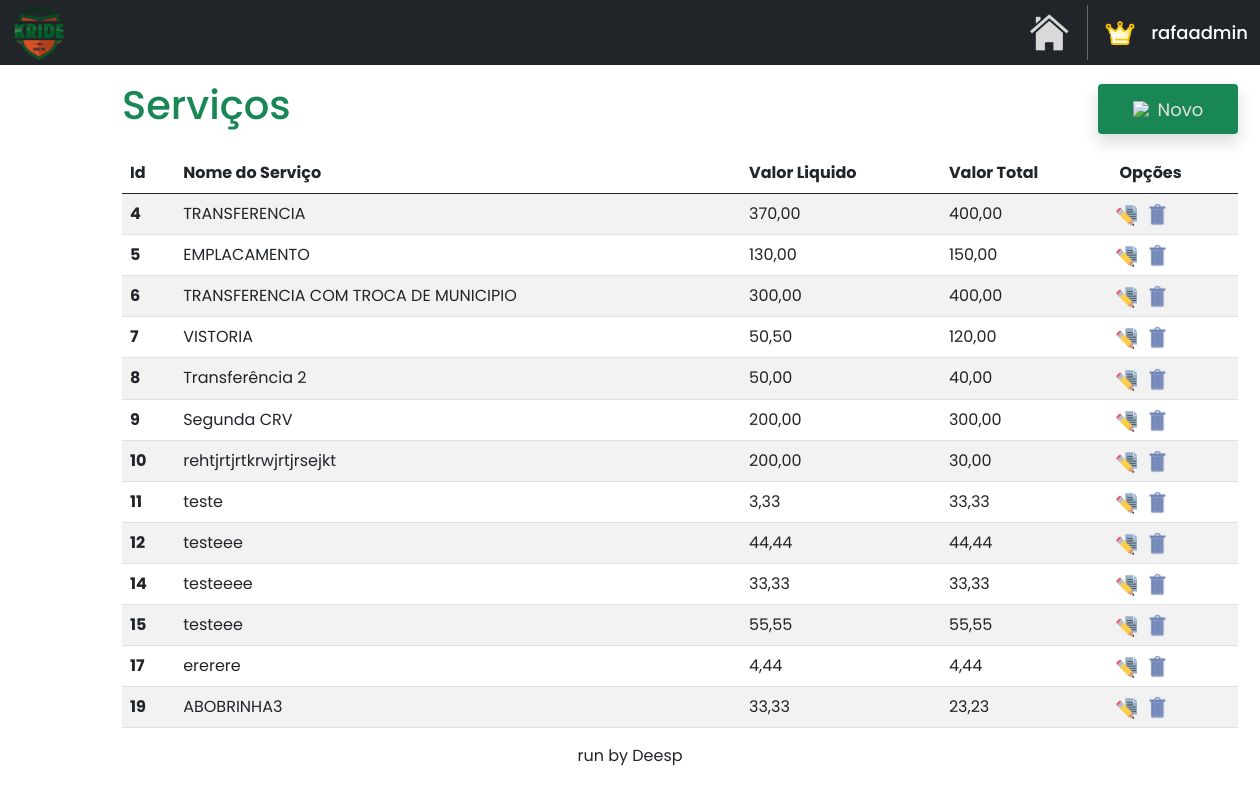
Before: /home/servicos (signed in) with the older database file.
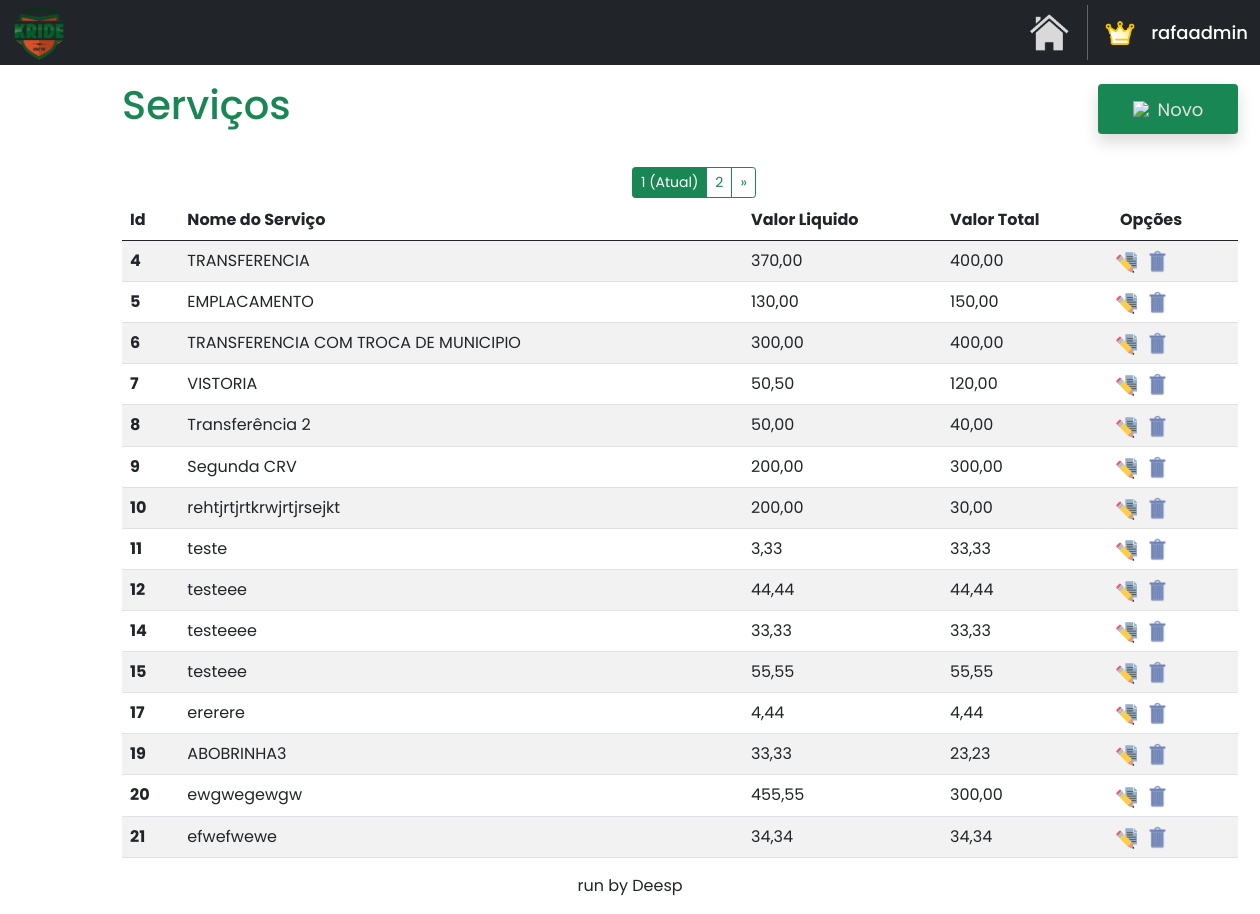
After: the same page with the newer database file.
### OS/models.py (models this page shows)
class Servico(models.Model):
    descricao = models.CharField(max_length=50)
    nome = models.CharField(max_length=50, default='')
    custo = models.CharField(max_length=10, default='0')
    valor_liquido = models.CharField(max_length=10, default='0')
    valor_total = models.CharField(max_length=10, default='0')
    taxa_detran = models.CharField(max_length=10, default='0')
    notas = models.TextField(blank=True, null=True)

### servicos/views.py (the view)
# urls.py: path('servicos', serviews.servicos, name='servicos'),
@login_required
def servicos(request):
    return paginacao(request)

### servicos/views.py (called while the page is built)
@login_required
def paginacao(request):
    servicos = Servico.objects.all().values('id', 'nome', 'valor_liquido', 'valor_total')
    servicos_paginados = Paginator(servicos, 15)
    page_num = request.GET.get('page')
    servicos = servicos_paginados.get_page(page_num)
    return render(request, 'servicos.html', {'servicos': servicos})

### servicos/templates/servicos.html (shortened to what this page needs)
{% extends "base.html" %}
{% load static %}
{% block content %}
<!DOCTYPE html>
<html lang="pt-BR">
<head>
    <link href="https://cdn.jsdelivr.net/npm/bootstrap@5.0.2/dist/css/bootstrap.min.css" rel="stylesheet">
</head>
<body>
    <div class="container mt-3 custom-container">
        <div class="d-flex justify-content-start align-items-center">
            <h1 class="me-auto text-success">Serviços</h1>
            <div class="shadow bg-success rounded" style="width: 140px; height: 50px; margin-left: 85px;">
                <a href="{% url 'novo_servico' %}" style="text-decoration: none; display: flex; align-items: center; justify-content: center; width: 100%; height: 100%;">
                    <img src="{% static 'images/novo.png' %}" style="width: 20px; margin-right: 5px;">
                    <p class="hover-link" style="font-size: 18px; margin: 0;">Novo</p>
                </a>
            </div>
        </div>
        {% if servicos.has_other_pages %}
            <div class="btn-group" role="group" aria-label="Item pagination" style="margin-left: 510px; margin-top: 30px; margin-bottom: -14px;">
                {% for page_number in servicos.paginator.page_range %}
                    {% if servicos.number == page_number %}
                        <button class="btn btn-outline-success btn-sm active">
                            <span>{{ page_number }} <span class="sr-only">(Atual)</span></span>
                        </button>
                    {% else %}
                        <a href="?page={{ page_number }}" class="btn btn-outline-success btn-sm">
                            {{ page_number }}
                        </a>
                    {% endif %}
                {% endfor %}
                {% if servicos.has_next %}
                    <a href="?page={{ servicos.next_page_number }}" class="btn btn-outline-success btn-sm">&raquo;</a>
                {% endif %}
            </div>
        {% endif %}
        <table class="table table-striped mt-3">
            <thead>
                <tr>
                    <th scope="col">Id</th>
                    <th scope="col">Nome do Serviço</th>
                    <th scope="col">Valor Liquido</th>
                    <th scope="col">Valor Total</th>
                    <th scope="col">Opções</th>
                </tr>
            </thead>
            <tbody  id="tbodyServicos">
                {% for servico in servicos %}
                    <tr>
                        <th>{{servico.id}}</th>
                        <td>{{servico.nome}}</td>
                        <td>{{servico.valor_liquido}}</td>
                        <td>{{servico.valor_total}}</td>
                        <td>
                            <div style="display: flex; gap: 10px;">
                                <a href="{% url 'editar_servico' servico.id %}"  title="EDITAR" style="height: 20px; margin-left: -5px;">
                                    <img src="{% static 'images/editar.png' %}" style="width: 22px; height: 23px;">
                                </a>
                                <a href="#" class="delete-button" data-toggle="modal" data-target="#confirmDeleteModal" data-url="{% url 'excluir_servico' servico.id %}" title="EXCLUIR">
                                    <img src="{% static 'images/excluir.png' %}" style="width: 22px; height: 23px;">
                                </a>
                            </div>
                        </td>
                    </tr>
                {% endfor %}
            </tbody>
        </table>
    </div>
</body>
</html>
{% endblock %}

Changed rows visible on the page:
added Servico: id "20", nome "ewgwegewgw", valor_liquido "455,55", valor_total "300,00"
added Servico: id "21", nome "efwefwewe", valor_liquido "34,34", valor_total "34,34"
Other visible differences:
new list line: "1 (Atual)"
new list line: "2"
